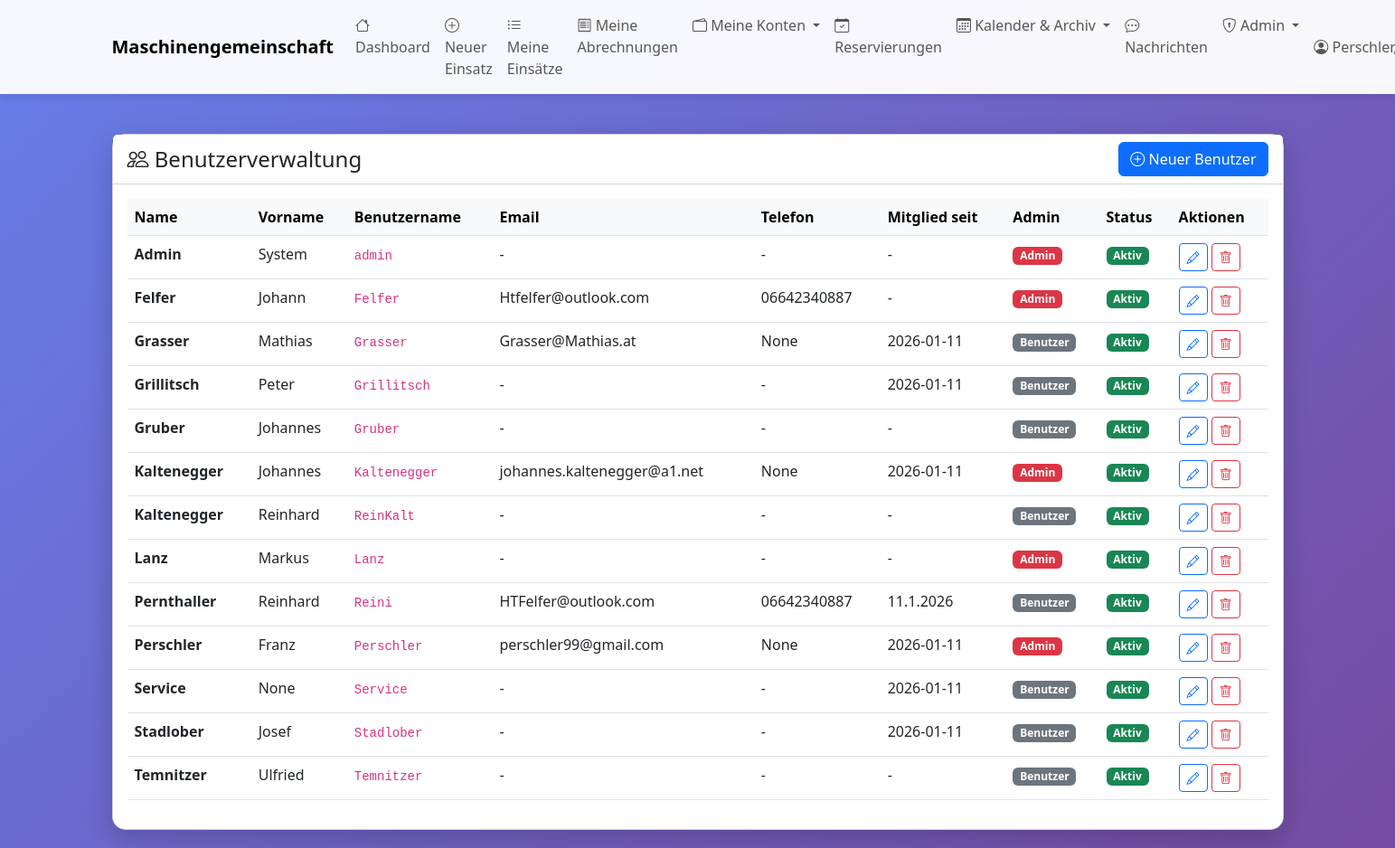
Screenshot of /admin/benutzer (signed in) with the database file from the repository.
### tables this page shows
CREATE TABLE benutzer (
    id INTEGER PRIMARY KEY AUTOINCREMENT,
    name TEXT NOT NULL,
    vorname TEXT,
    username TEXT UNIQUE,
    password_hash TEXT,
    adresse TEXT,
    telefon TEXT,
    email TEXT,
    mitglied_seit DATE,
    aktiv BOOLEAN DEFAULT 1,
    bemerkungen TEXT
, is_admin BOOLEAN DEFAULT 0, treibstoffkosten_preis REAL DEFAULT 1.50, backup_schwellwert INTEGER DEFAULT 50, letzter_treibstoffpreis REAL, admin_level INTEGER DEFAULT 0);

### web_app.py (the view)
@app.route('/admin/benutzer')
@admin_required
def admin_benutzer():
    with MaschinenDBContext(DB_PATH) as db:
        benutzer = db.get_all_benutzer(nur_aktive=False)
    return render_template('admin_benutzer.html', benutzer=benutzer)

### database.py (called while the page is built)
    def connect(self):
        self.connection = sqlite3.connect(self.db_path)
        self.connection.row_factory = sqlite3.Row
        self.cursor = self.connection.cursor()

    def close(self):
        if self.connection:
            self.connection.close()

    def get_all_benutzer(self, nur_aktive: bool = True) -> List[Dict]:
        sql = "SELECT * FROM benutzer"
        if nur_aktive:
            sql += " WHERE aktiv = 1"
        sql += " ORDER BY name, vorname"
        self.cursor.execute(sql)
        return [dict(row) for row in self.cursor.fetchall()]

    def __enter__(self):
        self.connect()
        return self

    def __exit__(self, exc_type, exc_val, exc_tb):
        if exc_type is None:
            self.connection.commit()
        else:
            self.connection.rollback()
        self.close()
        return False

### web_app.py (called while the page is built)
def admin_required(f):
    @wraps(f)
    def decorated_function(*args, **kwargs):
        if 'benutzer_id' not in session:
            flash('Bitte melden Sie sich an.', 'warning')
            return redirect(url_for('login'))
        if not session.get('is_admin'):
            flash('Zugriff verweigert. Administrator-Rechte erforderlich.', 'danger')
            return redirect(url_for('dashboard'))
        return f(*args, **kwargs)
    return decorated_function

### templates/admin_benutzer.html (shortened to what this page needs)
{% extends "base.html" %}
{% block content %}
<div class="row mt-4">
    <div class="col-12">
        <div class="card">
            <div class="card-header bg-white d-flex justify-content-between align-items-center">
                <h4 class="mb-0">
                    <i class="bi bi-people"></i> Benutzerverwaltung
                </h4>
                <a href="{{ url_for('admin_benutzer_neu') }}" class="btn btn-primary">
                    <i class="bi bi-plus-circle"></i> Neuer Benutzer
                </a>
            </div>
            <div class="card-body">
                <div class="table-responsive">
                    <table class="table table-hover">
                        <thead class="table-light">
                            <tr>
                                <th>Name</th>
                                <th>Vorname</th>
                                <th>Benutzername</th>
                                <th>Email</th>
                                <th>Telefon</th>
                                <th>Mitglied seit</th>
                                <th>Admin</th>
                                <th>Status</th>
                                <th>Aktionen</th>
                            </tr>
                        </thead>
                        <tbody>
                            {% for benutzer in benutzer %}
                            <tr>
                                <td><strong>{{ benutzer.name }}</strong></td>
                                <td>{{ benutzer.vorname }}</td>
                                <td>
                                    {% if benutzer.username %}
                                        <code>{{ benutzer.username }}</code>
                                    {% else %}
                                        <span class="text-muted">-</span>
                                    {% endif %}
                                </td>
                                <td>{{ benutzer.email or '-' }}</td>
                                <td>{{ benutzer.telefon or '-' }}</td>
                                <td>{{ benutzer.mitglied_seit or '-' }}</td>
                                <td>
                                    {% if benutzer.is_admin %}
                                        <span class="badge bg-danger">Admin</span>
                                    {% else %}
                                        <span class="badge bg-secondary">Benutzer</span>
                                    {% endif %}
                                </td>
                                <td>
                                    {% if benutzer.aktiv %}
                                        <span class="badge bg-success">Aktiv</span>
                                    {% else %}
                                        <span class="badge bg-secondary">Inaktiv</span>
                                    {% endif %}
                                </td>
                                <td>
                                    <a href="{{ url_for('admin_benutzer_edit', benutzer_id=benutzer.id) }}"
                                       class="btn btn-sm btn-outline-primary" title="Bearbeiten">
                                        <i class="bi bi-pencil"></i>
                                    </a>
                                    <button type="button" class="btn btn-sm btn-outline-danger"
                                            onclick="confirmDelete({{ benutzer.id }}, '{{ benutzer.name }}')" title="Löschen">
                                        <i class="bi bi-trash"></i>
                                    </button>
                                </td>
                            </tr>
                            {% endfor %}
                        </tbody>
                    </table>
                </div>
            </div>
        </div>
    </div>
</div>
{% endblock %}

### templates/base.html (style rules this page uses)
body { min-height: 100vh; background: linear-gradient(135deg, #667eea 0%, #764ba2 100%); }
.card { border-radius: 15px; box-shadow: 0 10px 30px rgba(0,0,0,0.2); }

### rows the page displays
benutzer: name "Admin", vorname "System", username "admin", email "-", telefon "-", mitglied_seit "-", is_admin "Admin", aktiv "Aktiv"
benutzer: name "Felfer", vorname "Johann", username "Felfer", email "Htfelfer@outlook.com", telefon "06642340887", mitglied_seit "-", is_admin "Admin", aktiv "Aktiv"
benutzer: name "Grasser", vorname "Mathias", username "Grasser", email "Grasser@Mathias.at", telefon "None", mitglied_seit "2026-01-11", is_admin "Benutzer", aktiv "Aktiv"
benutzer: name "Grillitsch", vorname "Peter", username "Grillitsch", email "-", telefon "-", mitglied_seit "2026-01-11", is_admin "Benutzer", aktiv "Aktiv"
benutzer: name "Gruber", vorname "Johannes", username "Gruber", email "-", telefon "-", mitglied_seit "-", is_admin "Benutzer", aktiv "Aktiv"
benutzer: name "Kaltenegger", vorname "Johannes", username "Kaltenegger", email "johannes.kaltenegger@a1.net", telefon "None", mitglied_seit "2026-01-11", is_admin "Admin", aktiv "Aktiv"
benutzer: name "Kaltenegger", vorname "Reinhard", username "ReinKalt", email "-", telefon "-", mitglied_seit "-", is_admin "Benutzer", aktiv "Aktiv"
benutzer: name "Lanz", vorname "Markus", username "Lanz", email "-", telefon "-", mitglied_seit "-", is_admin "Admin", aktiv "Aktiv"
benutzer: name "Pernthaller", vorname "Reinhard", username "Reini", email "HTFelfer@outlook.com", telefon "06642340887", mitglied_seit "11.1.2026", is_admin "Benutzer", aktiv "Aktiv"
benutzer: name "Perschler", vorname "Franz", username "Perschler", email "perschler99@gmail.com", telefon "None", mitglied_seit "2026-01-11", is_admin "Admin", aktiv "Aktiv"
benutzer: name "Service", vorname "None", username "Service", email "-", telefon "-", mitglied_seit "2026-01-11", is_admin "Benutzer", aktiv "Aktiv"
benutzer: name "Stadlober", vorname "Josef", username "Stadlober", email "-", telefon "-", mitglied_seit "2026-01-11", is_admin "Benutzer", aktiv "Aktiv"
benutzer: name "Temnitzer", vorname "Ulfried", username "Temnitzer", email "-", telefon "-", mitglied_seit "-", is_admin "Benutzer", aktiv "Aktiv"
